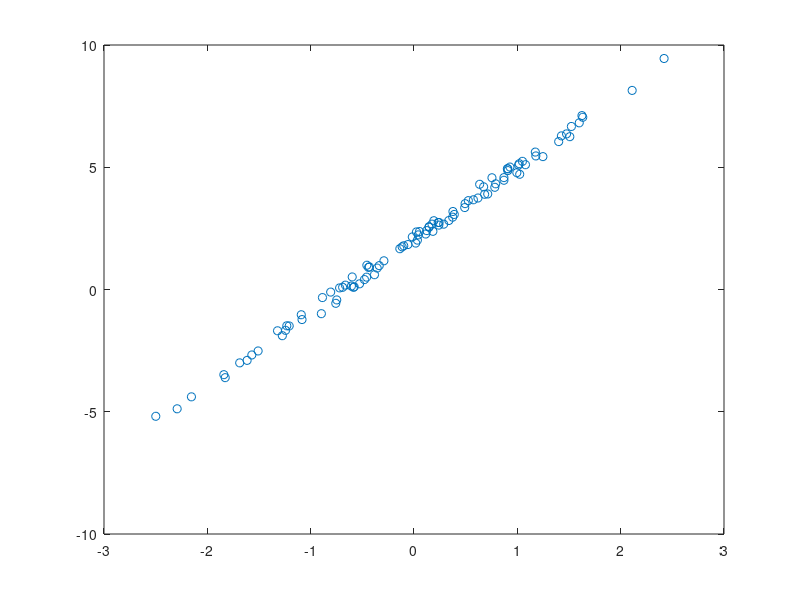
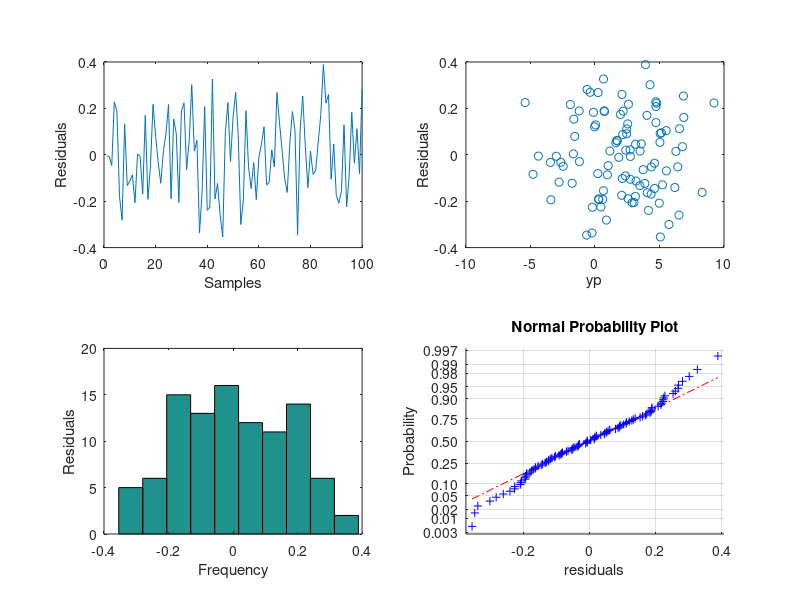

These figures' MATLAB source, in order:
%% Simple linear reression modelling example 1 
clear all 
close all 
randn('seed',0)

%% Simulate model predictor variables and response variable

%generate data for simulation 
x=randn(100,1); %generate 100 normal random values 
n=0.2*randn(100,1); %generate random noise of amplitude 0.2
B0=2; %beta 0 value for simulation
B1=3; %beta 1 value for simulation 
y=B0+B1*x+n; %generate response variable with beta values of x and error
plot(x,y,'o') %plot simulated data 


%% Find model parameters 

b1=(sum(x.*y)-sum(x)*sum(y)/100)/(sum(x.^2)-(sum(x)^2/100)); %calculate model predictions for beta 1
b0=(sum(y)-b1*sum(x))/100; %calculate model predictions for beta 0
yp=b0+b1*x; %calculate predicted response variable 
e=y-yp %calculate errors
sse=e'*e %sum of squared error SSE
rv=e'*e/(100-2) %residual variance 
%coefficient R^2
r2=sum((yp-mean(y)).^2)/sum((y-mean(y)).^2)

%% Plot residual assumption graphs 

figure 
%check for non-dependence 
subplot(221)
plot(e)
ylabel('Residuals')
xlabel('Samples')
%check for convergence/divergence 
subplot(222)
plot(yp,e,'o')
ylabel('Residuals')
xlabel('yp')
%check for normality 
subplot(223)
hist(e)
xlabel('Frequency')
ylabel('Residuals')
subplot(224)
normplot(e)
xlabel('residuals')
